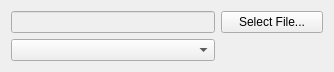
<?xml version="1.0" encoding="UTF-8"?>
<ui version="4.0">
 <class>Form</class>
 <widget class="QWidget" name="Form">
  <property name="geometry">
   <rect>
    <x>0</x>
    <y>0</y>
    <width>334</width>
    <height>69</height>
   </rect>
  </property>
  <property name="sizePolicy">
   <sizepolicy hsizetype="Maximum" vsizetype="Minimum">
    <horstretch>0</horstretch>
    <verstretch>0</verstretch>
   </sizepolicy>
  </property>
  <property name="windowTitle">
   <string>Form</string>
  </property>
  <layout class="QGridLayout" name="gridLayout_2">
   <item row="0" column="2">
    <widget class="QPushButton" name="buttonSelectScript">
     <property name="text">
      <string>Select File...</string>
     </property>
     <property name="flat">
      <bool>false</bool>
     </property>
    </widget>
   </item>
   <item row="0" column="0" colspan="2">
    <widget class="QLineEdit" name="lineScriptPath">
     <property name="enabled">
      <bool>false</bool>
     </property>
    </widget>
   </item>
   <item row="1" column="0" colspan="2">
    <widget class="QComboBox" name="comboBoxFunctions">
     <property name="sizePolicy">
      <sizepolicy hsizetype="Expanding" vsizetype="Fixed">
       <horstretch>0</horstretch>
       <verstretch>0</verstretch>
      </sizepolicy>
     </property>
    </widget>
   </item>
  </layout>
 </widget>
 <resources/>
 <connections/>
</ui>
